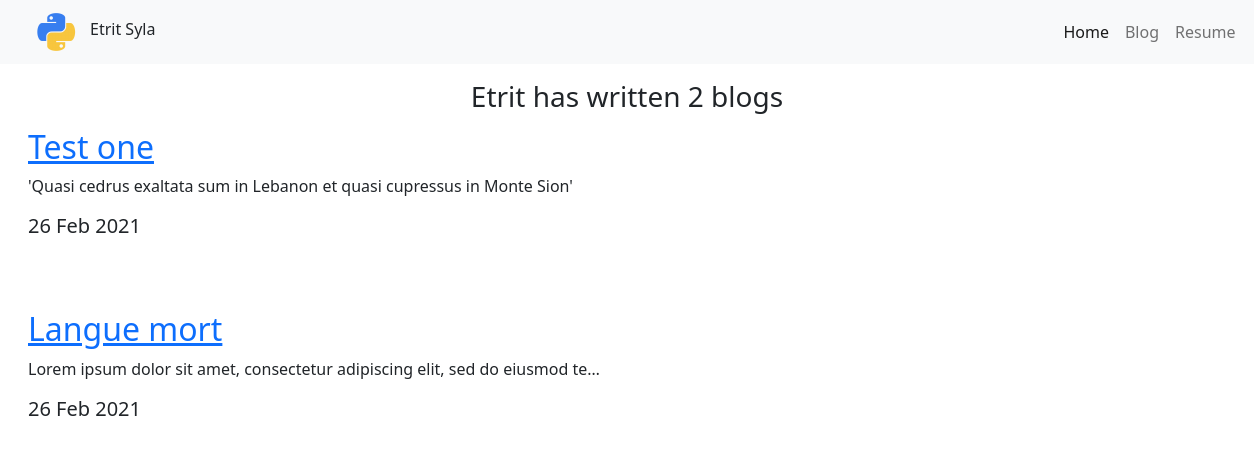
Screenshot of /blog/ with the database file from the repository.
### blog/models.py (models this page shows, shortened)
class Blog(models.Model):
    title = models.CharField(max_length=200)
    description = models.TextField()
    date = models.DateField()

### blog/views.py (the view)
# urls.py: path('', views.all_blogs, name="all_blogs"),
def all_blogs(request):
    blogs = Blog.objects.order_by('-date')[:5]
    return render(request, 'blog/all_blogs.html', {'blogs': blogs})

### blog/templates/blog/all_blogs.html (shortened to what this page needs)
{% extends 'portfolio_app/base.html'%} {% block content %}
<div class="row justify-content-center m-3 my-3">
  <h3 class="text-center">
    Etrit has written {{blogs.count}} blog{{blogs.count|pluralize}}
  </h3>
  <br /><br />
  {% for blog in blogs %}
  <a href="{% url 'blog:detail' blog.id %}"><h2>{{blog.title}}</h2></a>
  <p>{{blog.description|striptags|truncatechars:75}}</p>
  <h5>{{blog.date|date:'d M Y'}}</h5>
  <br /><br />
  <br /><br />
  {% endfor %} {% endblock %}

### rows the page displays
Blog: title "Test one", description "'Quasi cedrus exaltata sum in Lebanon et quasi cupressus in Monte Sion'", date "26 Feb 2021"
Blog: title "Langue mort", description "Lorem ipsum dolor sit amet, consectetur adipiscing elit, sed do eiusmod te…", date "26 Feb 2021"

### other values shown
{{ blogs.count }} "2"
